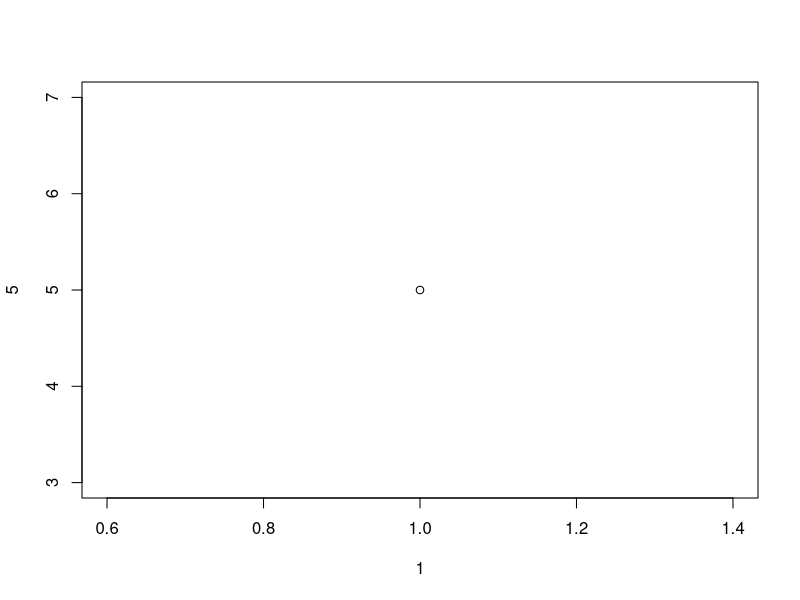
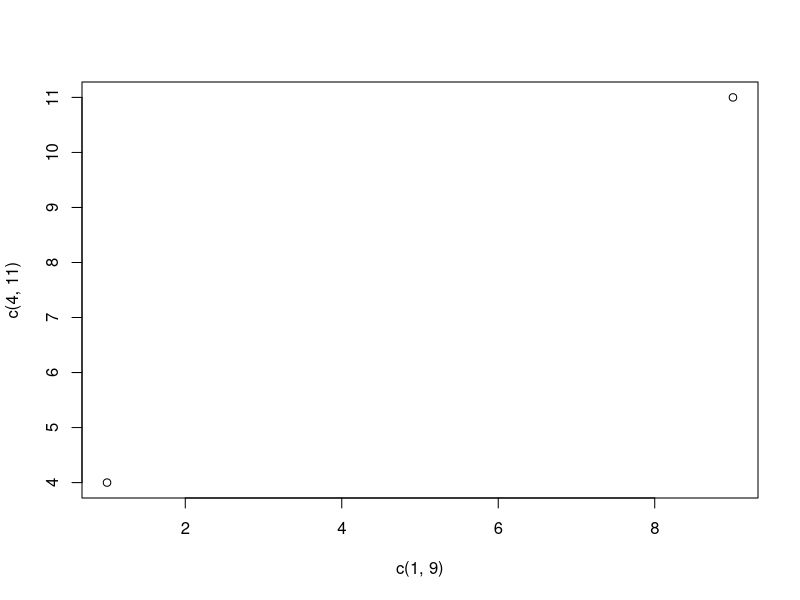
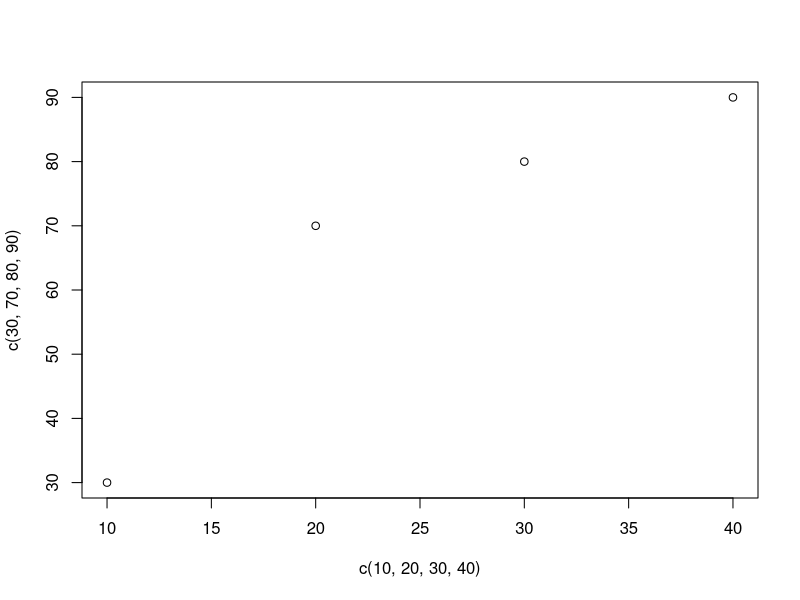
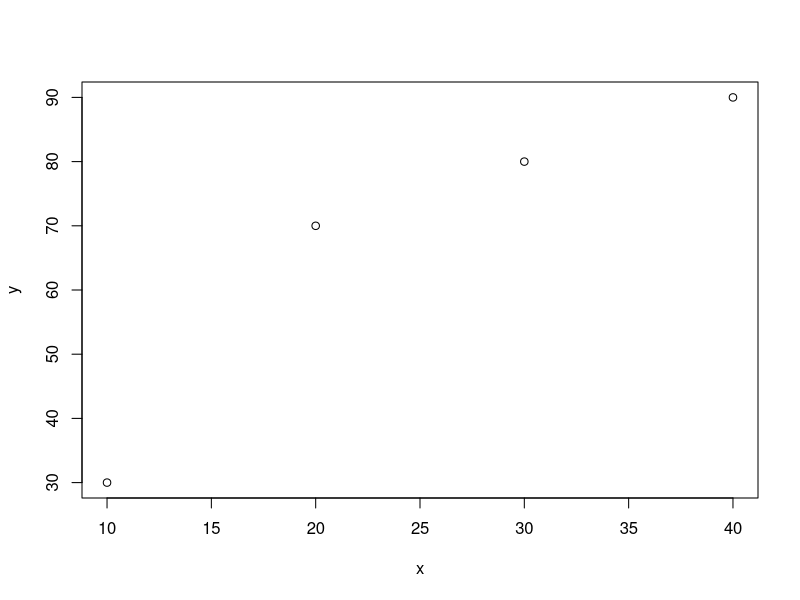
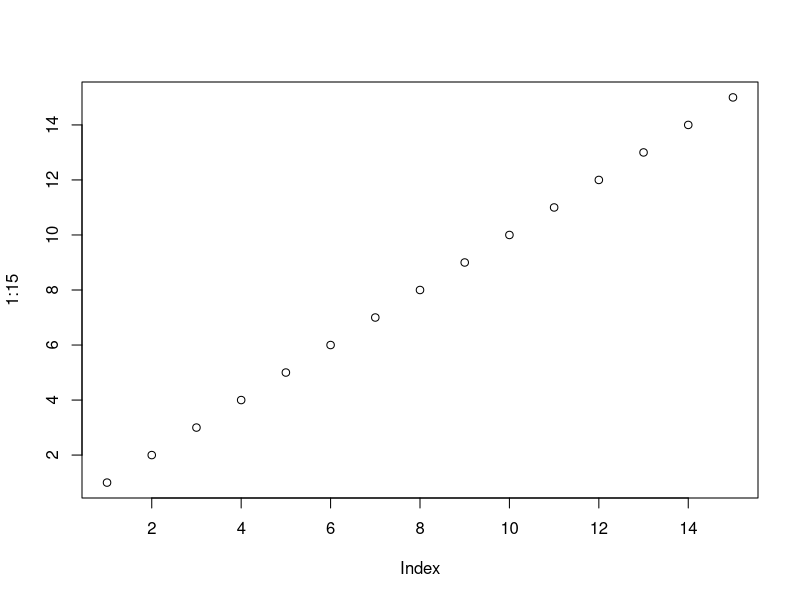
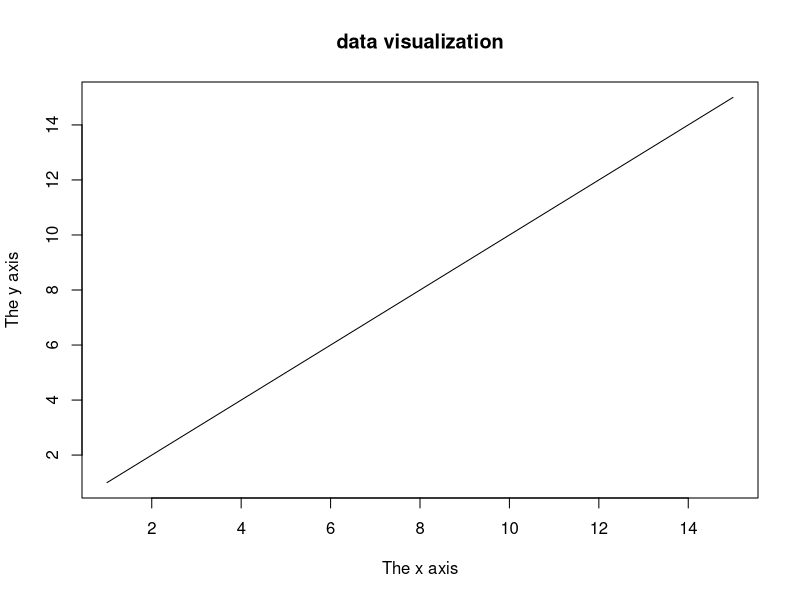
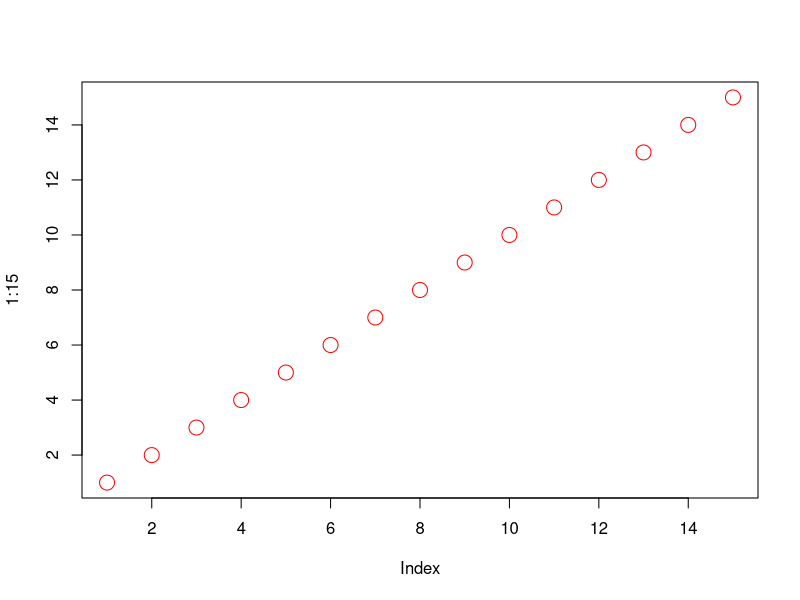
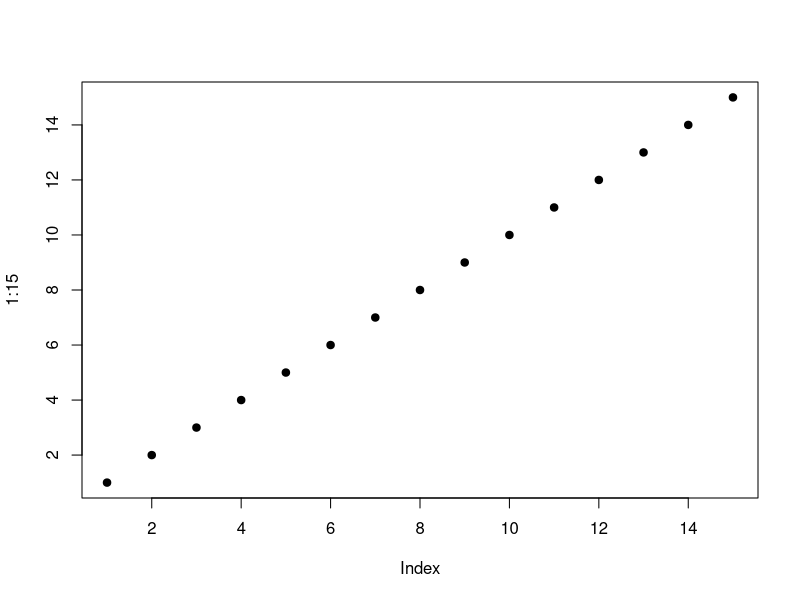

These charts were generated, in order, by the following R code:
## Data visualization in R ##

# draw one point
plot(1, 5)

# draw two points
plot(c(1, 9), c(4, 11))

# Multi-points
plot(c(10, 20, 30, 40), 
     c(30, 70, 80, 90))

x <- c(10, 20, 30, 40)
y <- c(30, 70, 80, 90)

plot(x, y)

# dots in a sequence
plot(1 : 15)

# drawing line
plot(1:15, type = "l", main = "data visualization",
     xlab = "The x axis", ylab = "The y axis")

# adding color
plot(1:15, col = "red", cex = 2)

# shape format
plot(1:15, pch=19, cex=1)

# Colors for lines
plot(10:20, type = "l", col = "green")

# The width of the line
plot(10:20, type = "l", lwd = 2, lty = 1)

# example of multiple lines
first_line <- c(2, 3, 4, 5, 6, 7)
second_line <- c(3, 5, 7, 9, 11, 13)

plot(first_line, type = "l", col = "green")
lines(second_line, type = "l", col = "blue")


# Pie chart in R
new_pies <- c(15, 25, 35, 45)

# labels for the pie chart
new_labels <- c("Banana", "Apple", "Cherry", "Watermelon")

# colors for pies
new_colors <- c("yellow", "green", "red", "black")
# print the pie chart
pie(new_pies, label = new_labels, main = "Fruits chart", 
    col = new_colors)

# explanation box below the chart
legend("bottomright", new_labels, fill = new_colors)


# Bar charts
x <- c(10, 20, 30, 40)
y <- c(30, 70, 80, 90)

barplot(y, names.arg = x, width = c(2, 3, 4, 5), 
        horiz = TRUE)

# Histograms
degrees <-  c(15, 17, 9, 11, 14, 30, 25)

# create hist
hist(degrees, xlab = "The x-axis", ylab = "The y-axis",
     col = "red", border = "blue")



